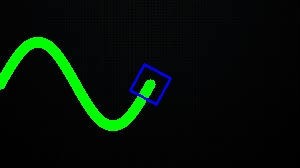
//> input picture lab_1/output.jpeg, 300 x 168 px, given in place of Untitled.jpeg, which was not available
$ ./lab_1   (built with g++ and OpenCV 4)
//> lines starting //> are read from the running program, lines starting //| are printed output that depends on the picture; after the words box and inside, x2 and y2 are one past the last pixel; in counts of white or black regions, pixels touching at a corner belong together; pictures that were not available may be replaced by others from this repository, and a replacement may not be noted
#include <opencv2/imgproc.hpp>
#include <opencv2/highgui.hpp>
#include <opencv2/core.hpp>
#include <opencv2/imgcodecs.hpp>


int main()
{
    cv::Mat background = cv::imread("Untitled.jpeg");
//> background is the input picture: 168 rows x 300 cols, CV_8UC3; mean B, G, R 6.6, 16.6, 4.1
    cv::String output_image = "output.jpeg";

    int heigth = background.rows;
//> heigth = 168
    int width = background.cols;
//> width = 300

    int A = heigth / 4;
//> A = 42
    double w = 4 * CV_PI / width;
//> w = 0.0419

    int robot_w = width / 10;
//> robot_w = 30
    int robot_h = robot_w;
//> robot_h = 30
    cv::Scalar robot_color = cv::Scalar(255, 0, 0);

    cv::Scalar line_color = cv::Scalar(0, 255, 0);

    for (int x = 0; x < width; x++) {
        int y = (heigth / 2) + (A * std::sin(x * w + CV_PI));

        double derivative = A * w * std::cos(x * w + CV_PI);
        double angle = std::atan(derivative) * (180 / CV_PI);

        cv::circle(background, cv::Point(x, y), 5, line_color, -1);

        cv::Mat background_copy;
        background.copyTo(background_copy);

        cv::RotatedRect robot(
            cv::Point2f(x, y),
            cv::Size2f(robot_h, robot_w),
            angle
        );

        cv::Point2f vertices[4];
        robot.points(vertices);

        for (int i = 0; i < 4; i++){
            cv::line(background_copy, vertices[i], vertices[(i + 1) % 4], robot_color, 2);
        }

        cv::imshow("Robot moving by sinus", background_copy);
        cv::waitKey(10);
        if (x == width / 2) {
            cv::imwrite(output_image, background_copy);
        }
    }
//> this loop made 300 passes
//> pass 1, `cv::imshow("Robot moving by sinus", background_copy);`:
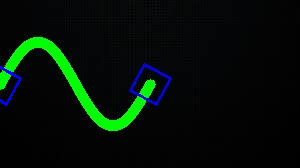
//> window 'Robot moving by sinus': 168 rows x 300 cols, CV_8UC3; mean B, G, R 7.4, 16.4, 4.1
//> pass 2, `cv::imshow("Robot moving by sinus", background_copy);`:
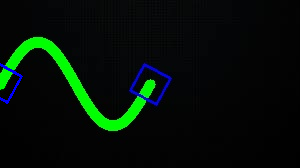
//> window 'Robot moving by sinus': 168 rows x 300 cols, CV_8UC3; mean B, G, R 7.4, 16.5, 4.1
//> after the loop:
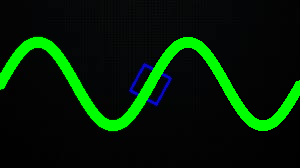
//> background: 168 rows x 300 cols, CV_8UC3; 9.12% of pixels changed, all inside (x1, y1, x2, y2) = (0, 37, 300, 131)

    cv::destroyAllWindows();
}
